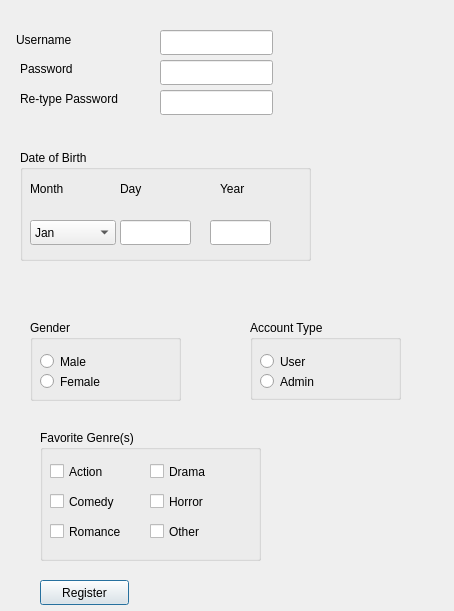
<?xml version="1.0" encoding="UTF-8"?>
<ui version="4.0">
 <class>RegisterWindow</class>
 <widget class="QDialog" name="RegisterWindow">
  <property name="geometry">
   <rect>
    <x>0</x>
    <y>0</y>
    <width>454</width>
    <height>611</height>
   </rect>
  </property>
  <property name="windowTitle">
   <string>Dialog</string>
  </property>
  <widget class="QLabel" name="label">
   <property name="geometry">
    <rect>
     <x>16</x>
     <y>30</y>
     <width>81</width>
     <height>20</height>
    </rect>
   </property>
   <property name="text">
    <string>Username</string>
   </property>
  </widget>
  <widget class="QLabel" name="label_2">
   <property name="geometry">
    <rect>
     <x>20</x>
     <y>60</y>
     <width>81</width>
     <height>17</height>
    </rect>
   </property>
   <property name="text">
    <string>Password</string>
   </property>
  </widget>
  <widget class="QLabel" name="label_3">
   <property name="geometry">
    <rect>
     <x>20</x>
     <y>90</y>
     <width>131</width>
     <height>17</height>
    </rect>
   </property>
   <property name="text">
    <string>Re-type Password</string>
   </property>
  </widget>
  <widget class="QLineEdit" name="usernameInput">
   <property name="geometry">
    <rect>
     <x>160</x>
     <y>30</y>
     <width>113</width>
     <height>25</height>
    </rect>
   </property>
  </widget>
  <widget class="QLineEdit" name="passwordInput">
   <property name="geometry">
    <rect>
     <x>160</x>
     <y>60</y>
     <width>113</width>
     <height>25</height>
    </rect>
   </property>
   <property name="echoMode">
    <enum>QLineEdit::Password</enum>
   </property>
  </widget>
  <widget class="QLineEdit" name="retypePassowrdInput">
   <property name="geometry">
    <rect>
     <x>160</x>
     <y>90</y>
     <width>113</width>
     <height>25</height>
    </rect>
   </property>
   <property name="echoMode">
    <enum>QLineEdit::Password</enum>
   </property>
  </widget>
  <widget class="QLabel" name="userNameError">
   <property name="geometry">
    <rect>
     <x>300</x>
     <y>30</y>
     <width>67</width>
     <height>17</height>
    </rect>
   </property>
   <property name="text">
    <string/>
   </property>
  </widget>
  <widget class="QLabel" name="passwordError">
   <property name="geometry">
    <rect>
     <x>300</x>
     <y>70</y>
     <width>67</width>
     <height>17</height>
    </rect>
   </property>
   <property name="text">
    <string/>
   </property>
  </widget>
  <widget class="QLabel" name="retypePasswordError">
   <property name="geometry">
    <rect>
     <x>300</x>
     <y>100</y>
     <width>67</width>
     <height>17</height>
    </rect>
   </property>
   <property name="text">
    <string/>
   </property>
  </widget>
  <widget class="QGroupBox" name="groupBox">
   <property name="geometry">
    <rect>
     <x>20</x>
     <y>150</y>
     <width>291</width>
     <height>111</height>
    </rect>
   </property>
   <property name="title">
    <string>Date of Birth</string>
   </property>
   <widget class="QComboBox" name="comboBox">
    <property name="geometry">
     <rect>
      <x>10</x>
      <y>70</y>
      <width>86</width>
      <height>25</height>
     </rect>
    </property>
    <item>
     <property name="text">
      <string>Jan</string>
     </property>
    </item>
    <item>
     <property name="text">
      <string>Feb</string>
     </property>
    </item>
    <item>
     <property name="text">
      <string>Mar</string>
     </property>
    </item>
    <item>
     <property name="text">
      <string>Apr</string>
     </property>
    </item>
    <item>
     <property name="text">
      <string>May</string>
     </property>
    </item>
    <item>
     <property name="text">
      <string>Jun</string>
     </property>
    </item>
    <item>
     <property name="text">
      <string>Jul</string>
     </property>
    </item>
    <item>
     <property name="text">
      <string>Aug</string>
     </property>
    </item>
    <item>
     <property name="text">
      <string>Sep</string>
     </property>
    </item>
    <item>
     <property name="text">
      <string>Oct</string>
     </property>
    </item>
    <item>
     <property name="text">
      <string>Nov</string>
     </property>
    </item>
    <item>
     <property name="text">
      <string>Dec</string>
     </property>
    </item>
   </widget>
   <widget class="QLabel" name="label_4">
    <property name="geometry">
     <rect>
      <x>10</x>
      <y>30</y>
      <width>67</width>
      <height>17</height>
     </rect>
    </property>
    <property name="text">
     <string>Month</string>
    </property>
   </widget>
   <widget class="QLabel" name="label_5">
    <property name="geometry">
     <rect>
      <x>100</x>
      <y>30</y>
      <width>51</width>
      <height>17</height>
     </rect>
    </property>
    <property name="text">
     <string>Day</string>
    </property>
   </widget>
   <widget class="QLabel" name="label_6">
    <property name="geometry">
     <rect>
      <x>200</x>
      <y>30</y>
      <width>67</width>
      <height>17</height>
     </rect>
    </property>
    <property name="text">
     <string>Year</string>
    </property>
   </widget>
   <widget class="QLineEdit" name="lineEdit">
    <property name="geometry">
     <rect>
      <x>100</x>
      <y>70</y>
      <width>71</width>
      <height>25</height>
     </rect>
    </property>
   </widget>
   <widget class="QLineEdit" name="lineEdit_2">
    <property name="geometry">
     <rect>
      <x>190</x>
      <y>70</y>
      <width>61</width>
      <height>25</height>
     </rect>
    </property>
   </widget>
  </widget>
  <widget class="QLabel" name="dateOfBirthError">
   <property name="geometry">
    <rect>
     <x>326</x>
     <y>190</y>
     <width>111</width>
     <height>51</height>
    </rect>
   </property>
   <property name="text">
    <string/>
   </property>
  </widget>
  <widget class="QGroupBox" name="groupBox_2">
   <property name="geometry">
    <rect>
     <x>30</x>
     <y>320</y>
     <width>151</width>
     <height>81</height>
    </rect>
   </property>
   <property name="title">
    <string>Gender</string>
   </property>
   <widget class="QRadioButton" name="maleRadio">
    <property name="geometry">
     <rect>
      <x>10</x>
      <y>30</y>
      <width>71</width>
      <height>23</height>
     </rect>
    </property>
    <property name="text">
     <string>Male</string>
    </property>
   </widget>
   <widget class="QRadioButton" name="femaleRadio">
    <property name="geometry">
     <rect>
      <x>10</x>
      <y>50</y>
      <width>112</width>
      <height>23</height>
     </rect>
    </property>
    <property name="text">
     <string>Female</string>
    </property>
   </widget>
  </widget>
  <widget class="QGroupBox" name="groupBox_3">
   <property name="geometry">
    <rect>
     <x>250</x>
     <y>320</y>
     <width>151</width>
     <height>80</height>
    </rect>
   </property>
   <property name="title">
    <string>Account Type</string>
   </property>
   <widget class="QRadioButton" name="userRadio">
    <property name="geometry">
     <rect>
      <x>10</x>
      <y>30</y>
      <width>112</width>
      <height>23</height>
     </rect>
    </property>
    <property name="text">
     <string>User</string>
    </property>
   </widget>
   <widget class="QRadioButton" name="adminRadio">
    <property name="geometry">
     <rect>
      <x>10</x>
      <y>50</y>
      <width>112</width>
      <height>23</height>
     </rect>
    </property>
    <property name="text">
     <string>Admin</string>
    </property>
   </widget>
  </widget>
  <widget class="QGroupBox" name="groupBox_4">
   <property name="geometry">
    <rect>
     <x>40</x>
     <y>430</y>
     <width>221</width>
     <height>131</height>
    </rect>
   </property>
   <property name="title">
    <string>Favorite Genre(s)</string>
   </property>
   <widget class="QCheckBox" name="actionCheck">
    <property name="geometry">
     <rect>
      <x>10</x>
      <y>30</y>
      <width>92</width>
      <height>23</height>
     </rect>
    </property>
    <property name="text">
     <string>Action</string>
    </property>
   </widget>
   <widget class="QCheckBox" name="comedyCheck">
    <property name="geometry">
     <rect>
      <x>10</x>
      <y>60</y>
      <width>92</width>
      <height>23</height>
     </rect>
    </property>
    <property name="text">
     <string>Comedy</string>
    </property>
   </widget>
   <widget class="QCheckBox" name="romanceCheck">
    <property name="geometry">
     <rect>
      <x>10</x>
      <y>90</y>
      <width>92</width>
      <height>23</height>
     </rect>
    </property>
    <property name="text">
     <string>Romance</string>
    </property>
   </widget>
   <widget class="QCheckBox" name="dramaCheck">
    <property name="geometry">
     <rect>
      <x>110</x>
      <y>30</y>
      <width>92</width>
      <height>23</height>
     </rect>
    </property>
    <property name="text">
     <string>Drama</string>
    </property>
   </widget>
   <widget class="QCheckBox" name="horrorCheck">
    <property name="geometry">
     <rect>
      <x>110</x>
      <y>60</y>
      <width>92</width>
      <height>23</height>
     </rect>
    </property>
    <property name="text">
     <string>Horror</string>
    </property>
   </widget>
   <widget class="QCheckBox" name="otherCheck">
    <property name="geometry">
     <rect>
      <x>110</x>
      <y>90</y>
      <width>92</width>
      <height>23</height>
     </rect>
    </property>
    <property name="text">
     <string>Other</string>
    </property>
   </widget>
  </widget>
  <widget class="QPushButton" name="registerButton">
   <property name="geometry">
    <rect>
     <x>40</x>
     <y>580</y>
     <width>89</width>
     <height>25</height>
    </rect>
   </property>
   <property name="text">
    <string>Register</string>
   </property>
  </widget>
  <widget class="QLabel" name="registerError">
   <property name="geometry">
    <rect>
     <x>200</x>
     <y>590</y>
     <width>181</width>
     <height>17</height>
    </rect>
   </property>
   <property name="text">
    <string/>
   </property>
  </widget>
 </widget>
 <resources/>
 <connections/>
</ui>
